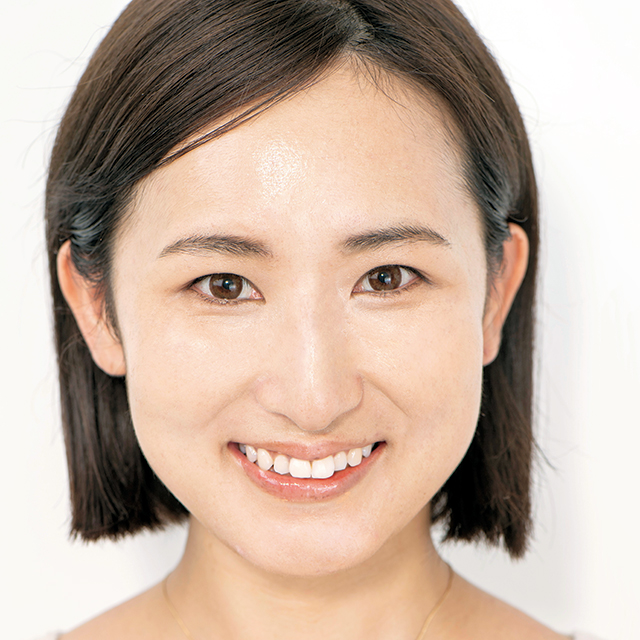
#> input picture bbc6c9066fa41d8de797b46e34d91a39.jpg, 640 x 640 px
$ python polyline.py
#> lines starting #> are read from the running program, lines starting #| are printed output that depends on the picture; after the words box and inside, x2 and y2 are one past the last pixel; in counts of white or black regions, pixels touching at a corner belong together
import cv2
import sys
import numpy as np

# imread : 画像ファイルを読み込んで、多次元配列(numpy.ndarray)にする。
# imreadについて : https://kuroro.blog/python/wqh9VIEmRXS4ZAA7C4wd/
# 第一引数 : 画像のファイルパス
# 戻り値 : 行 x 列 x 色の三次元配列(numpy.ndarray)が返される。
img = cv2.imread('bbc6c9066fa41d8de797b46e34d91a39.jpg')
#> img is the input picture: shape (640, 640, 3); mean B, G, R 162.2, 177, 197.8

# 画像ファイルが正常に読み込めなかった場合、プログラムを終了する。
if img is None:
    sys.exit("Could not read the image.")

# 第一引数(必須) : 多次元配列(numpy.ndarray)
# 第二引数(必須) : 複数の座標。numpy.ndarray型。
# 第三引数(必須) : 複数の座標(第二引数)の始点と終点を結ぶのか指定する。
# 第四引数(必須) : 折れ線の色を指定する。B(Blue)G(Green)R(Red)形式で指定する。tuple型。
# thickness : 折れ線の太さ(px)を指定する。
cv2.polylines(img, [np.array([(200, 200), (210, 230), (300, 260), (350, 300)])], False, (255, 255, 0), thickness=3)
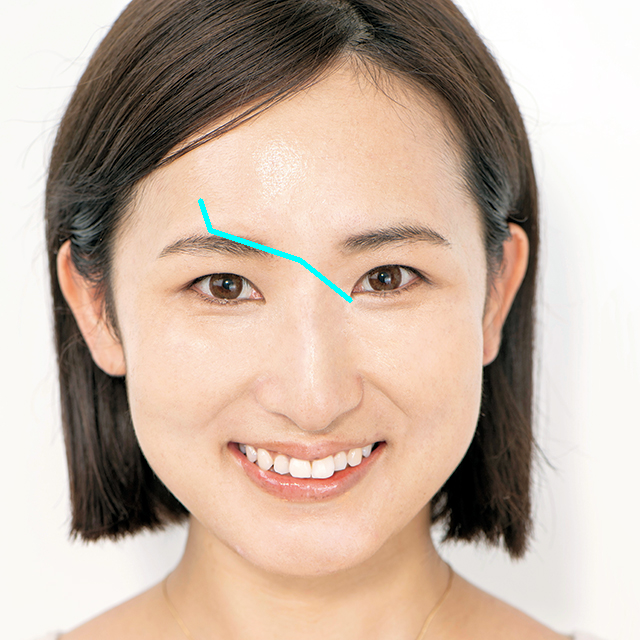
#> img: shape (640, 640, 3); 0.25% of pixels changed, all inside (x1, y1, x2, y2) = (198, 198, 353, 303)

# imwrite : 画像の保存を行う関数
# 第一引数 : 保存先の画像ファイル名
# 第二引数 : 多次元配列(numpy.ndarray)
# <第二引数の例>
# [
# [
# [234 237 228]
# ...
# [202 209 194]
# ]
# [
# [10 27 16]
# ...
# [36 67 46]
# ]
# [
# [34 51 40]
# ...
# [50 81 60]
# ]
# ]
# imwriteについて : https://kuroro.blog/python/i0tNE1Mp8aEz8Z7n6Ggg/
cv2.imwrite('output.jpg', img)

$ run again, with 201908060474 (1).jpg copied over bbc6c9066fa41d8de797b46e34d91a39.jpg
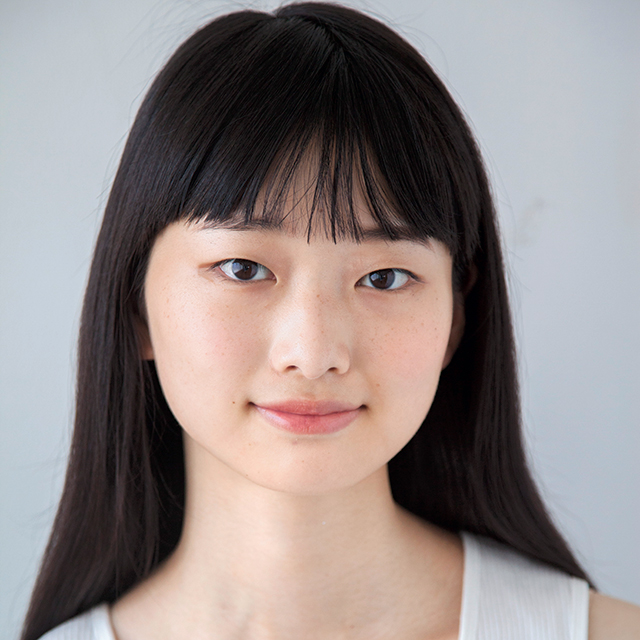
#> input picture 201908060474 (1).jpg, 640 x 640 px
#> img is the input picture: shape (640, 640, 3); mean B, G, R 135.5, 136.6, 146.3
#> `cv2.polylines(img, [np.array([(200, 200), (210, 230), (300, 260), (350..`:
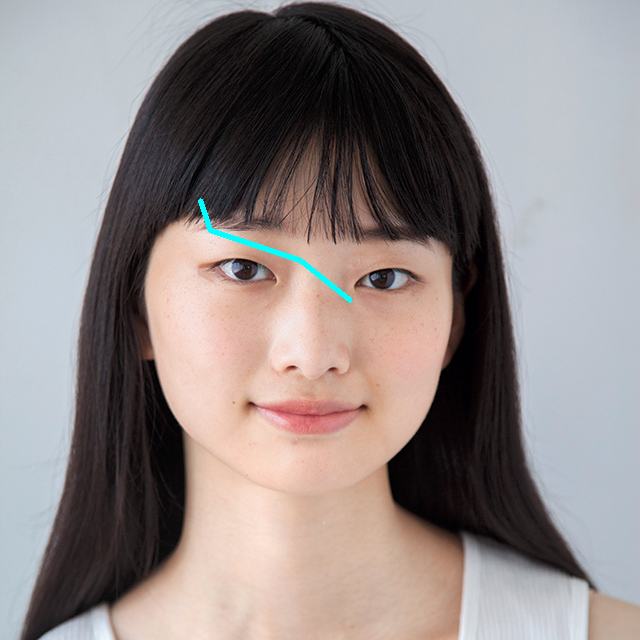
#> img: shape (640, 640, 3); 0.25% of pixels changed, all inside (x1, y1, x2, y2) = (198, 198, 353, 303)

$ run again, with 201908070945.jpg copied over bbc6c9066fa41d8de797b46e34d91a39.jpg
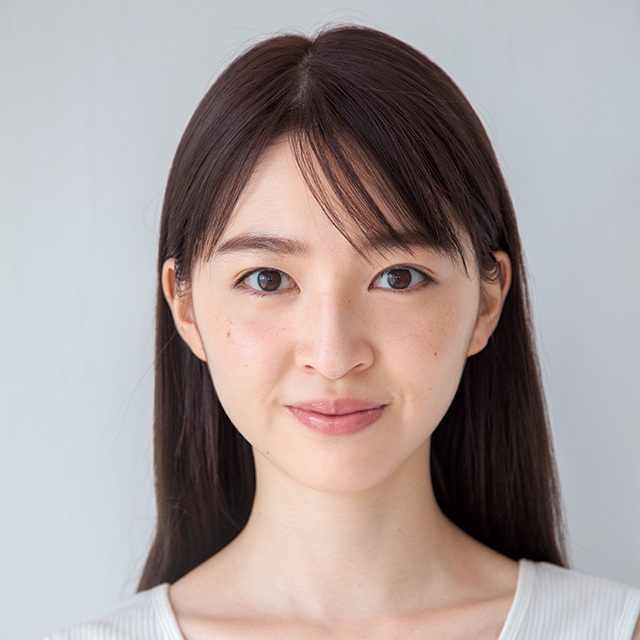
#> input picture 201908070945.jpg, 640 x 640 px
#> img is the input picture: shape (640, 640, 3); mean B, G, R 153.8, 155.7, 167.4
#> `cv2.polylines(img, [np.array([(200, 200), (210, 230), (300, 260), (350..`:
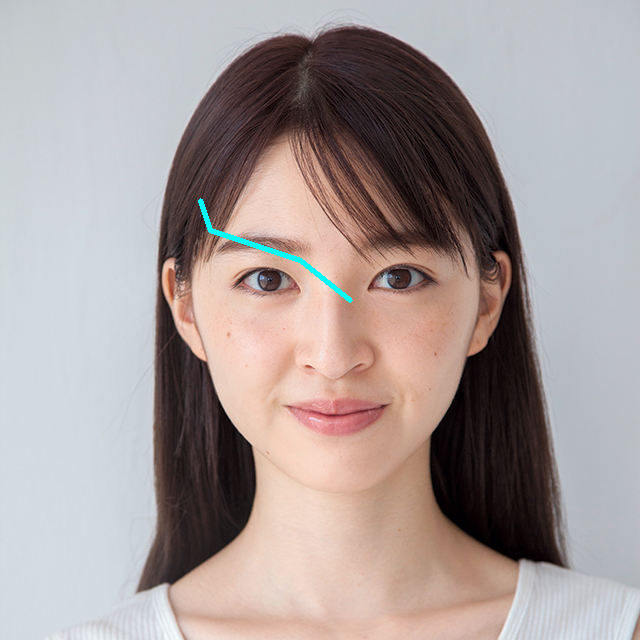
#> img: shape (640, 640, 3); 0.25% of pixels changed, all inside (x1, y1, x2, y2) = (198, 198, 353, 303)
